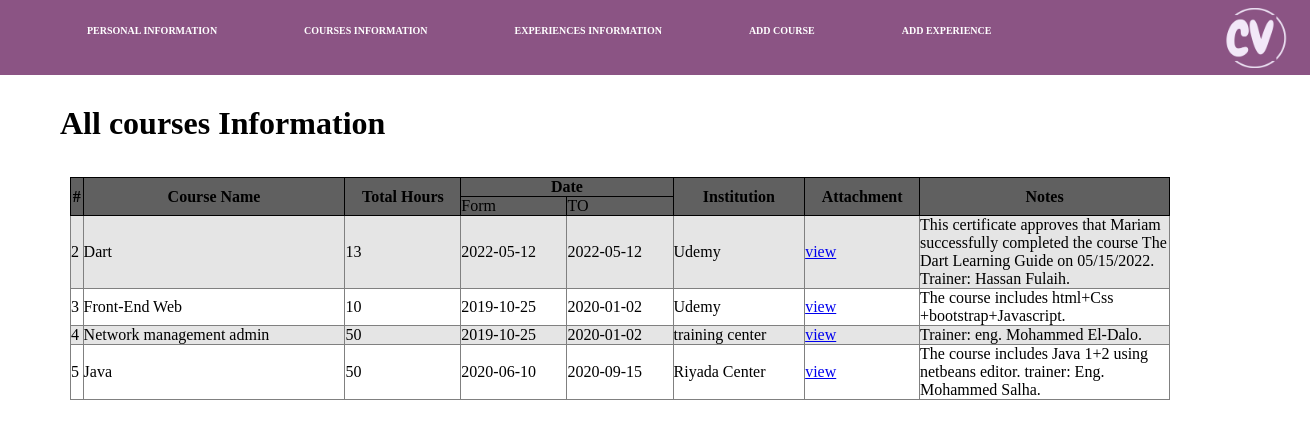
The page /viewcourses.php on the database its author committed.
### tables this page shows
CREATE TABLE `courses` (
  `id` int(4) NOT NULL,
  `course_name` varchar(255) NOT NULL,
  `total_hours` int(3) NOT NULL,
  `start_date` date DEFAULT NULL,
  `end_date` date DEFAULT NULL,
  `institution` varchar(255) NOT NULL,
  `attachment` varchar(255) DEFAULT NULL,
  `notes` text DEFAULT NULL
);

### viewcourses.php (the view, shortened to what this page needs)
<?php
$servername = "localhost";
$username = "root";
$password = "";
$dbname = "cvwebsite";
$conn = new mysqli($servername, $username, $password, $dbname);
$sql = "SELECT * FROM courses";
$result = $conn->query($sql);
?>
<!DOCTYPE html>
<html lang="en">
<head>
    <link rel="stylesheet" href="css/MyStyle.css">
</head>
<body>
    <nav>
        <ul>
            <li> <a href="home.php" > Personal Information</a></li>
            <li> <a href="viewcourses.php">Courses Information</a></li>
            <li> <a href="viewexperience.php">Experiences Information</a></li>
            <li> <a href="addcourse.php">Add Course</a></li>
            <li> <a href="addexperience.php">Add Experience</a></li>
        </ul>
        <img src="img/uni.png" class="uni">
    </nav>
    <div class="head1">
        <h1>All courses Information</h1>
    </div>
    <table class="ctable" border="1">
        <tr class="tr1">
            <th rowspan="2">#</th>
            <th rowspan="2"> Course Name </th>
            <th rowspan="2"> Total Hours </th>
            <th colspan="2"> Date </th>
            <th rowspan="2"> Institution </th>
            <th rowspan="2"> Attachment </th>
            <th rowspan="2" class="th1"> Notes </th>
        </tr>
        <tr class="tr1">
            <td> Form</td>
            <td> TO</td>
        </tr>
        <?php if ($result->num_rows > 0) {
            $i = 0;
            while ($row = $result->fetch_assoc()) {
        ?>
                <tr class="<?=  $i++ % 2 == 0 ? 'odd' : 'even' ?>">
                    <td><?= $row["id"] ?></td>
                    <td><?= $row["course_name"] ?></td>
                    <td><?= $row["total_hours"] ?></td>
                    <td> <?= $row["start_date"] ?></td>
                    <td><?= $row["end_date"] ?></td>
                    <td><?= $row["institution"] ?></td>
                    <td><a href="course_view.php?id=<?= $row['id'] ?>" target="_blank">view</a></td>
                    <td> <?= $row["notes"] ?></td>
                </tr>
        <?php }
        }  ?>
    </table>
</body>
</html>

### css/MyStyle.css (style rules this page uses)
* { box-sizing: border-box; margin: 0; padding: 0; }
nav { background-color: #8b5484; height: 75px; }
nav ul { display: flex; float: left; }
nav ul li { list-style: none; margin-left: 77px; margin-top: 20px; }
nav ul li a { color: #ffffff; text-decoration: none; text-transform: uppercase; margin-left: 10px; font-family: "Comic Sans MS", "Comic Sans", cursive; font-size: 10px; font-weight: bold; }
.uni { width: 100px; height: 60px; margin-left: 1200px; margin-top: -30px; }
.head1 { margin-top: 30px; margin-left: 60px; font-family: "changa"; font-weight: bold; }
table { margin-left: 60px; margin-top: 35px; height: 350px; width: 500px; }
.ctable { margin-left: 70px; width: 1100px; height: 80px; border-collapse: collapse; border-radius: 50%; }
.tr1 { border: solid 1px black; background-color: #606060; }
.th1 { width:250px }

### viewcourses.php (style rules this page uses)
.odd td { background-color: #E5E5E5; }

### rows shown on the page
courses: id "2", course_name "Dart", total_hours "13", start_date "2022-05-12", end_date "2022-05-12", institution "Udemy", notes "This certificate approves that Mariam successfully completed the course The Dart Learning Guide on 05/15/2022. Trainer: Hassan Fulaih."
courses: id "3", course_name "Front-End Web", total_hours "10", start_date "2019-10-25", end_date "2020-01-02", institution "Udemy", notes "The course includes html+Css +bootstrap+Javascript."
courses: id "4", course_name "Network management admin", total_hours "50", start_date "2019-10-25", end_date "2020-01-02", institution "training center", notes "Trainer: eng. Mohammed El-Dalo."
courses: id "5", course_name "Java", total_hours "50", start_date "2020-06-10", end_date "2020-09-15", institution "Riyada Center", notes "The course includes Java 1+2 using netbeans editor. trainer: Eng. Mohammed Salha."
